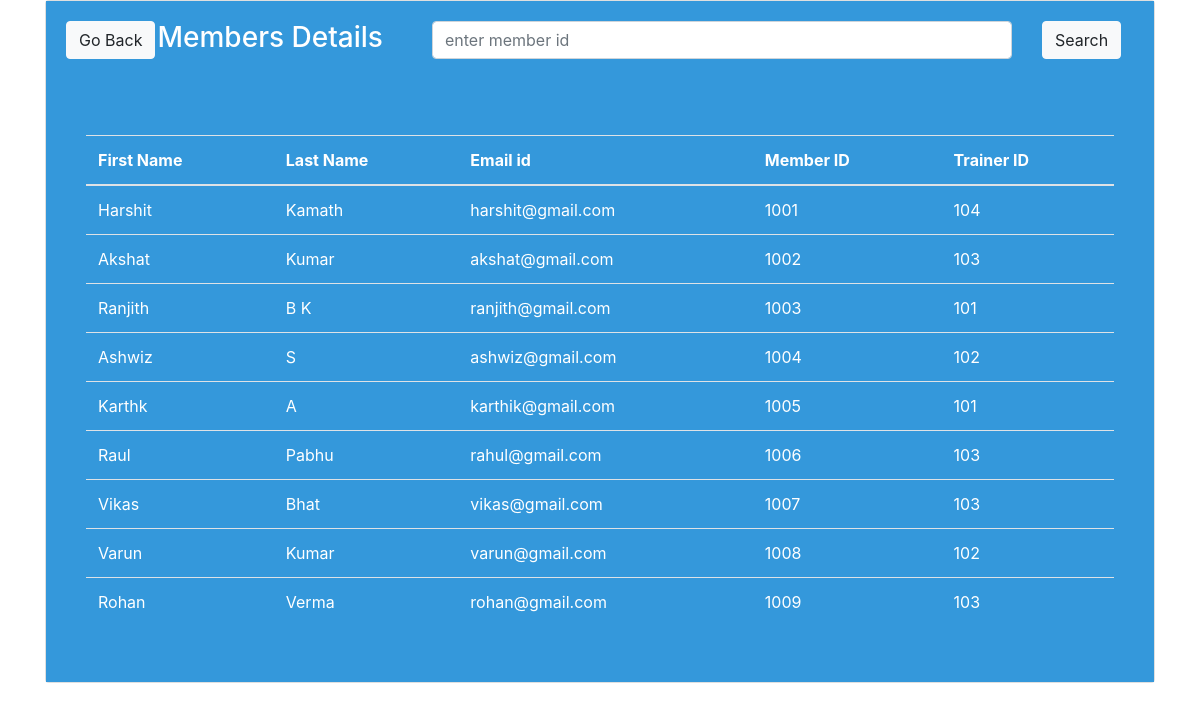
The page /trainer_details.php on the database its author committed.
### tables this page shows
CREATE TABLE `doctorapp` (
  `fname` varchar(40) NOT NULL,
  `lname` varchar(40) NOT NULL,
  `email` varchar(40) NOT NULL,
  `contact` varchar(40) NOT NULL,
  `docapp` varchar(60) NOT NULL
);

### func.php (the view, shortened to what this page needs)
<?php
$con=mysqli_connect("localhost","root","","gymman");
 function get_patient_details(){
    global $con;
    $query="select * from doctorapp";
    $result=mysqli_query($con,$query);
    while ($row=mysqli_fetch_array($result)){
         $fname=$row ['fname'];
    $lname=$row['lname'];
    $email=$row['email'];
    $contact=$row['contact'];
    $docapp=$row['docapp'];
      echo "<tr>
          <td>$fname</td>
        <td>$lname</td>
            <td>$email</td>
            <td>$contact</td>
          <td>$docapp</td>
        </tr>";
    }
}
?>

### trainer_details.php (shortened to what this page needs)
<!DOCTYPE html>
<?php include("func.php");?>
<html>
<head>
	 <link rel="stylesheet" href="https://maxcdn.bootstrapcdn.com/bootstrap/4.0.0-beta/css/bootstrap.min.css">
</head>
<body>
 <div class="container">
<div class="card">
     <div class="card-body" style="background-color:#3498DB;color:#ffffff;">
         <div class="row">
             <div class="col-md-1">
    <a href="admin-panel.php" class="btn btn-light ">Go Back</a>
             </div>
             <div class="col-md-3"><h3>Members Details</h3></div>
             <div class="col-md-8">
         <form class="form-group" action="trainer_search.php" method="post">
          <div class="row">
   <div class="col-md-10"><input type="text" name="search" class="form-control" placeholder="enter member id"></div>
              <div class="col-md-2"><input type="submit" name="patient_search_submit" class="btn btn-light" value="Search"> </div></div>
                 </form></div></div></div>
     <div class="card-body" style="background-color:#3498DB;color:#ffffff;">
         <div class="card-body">
    <table class="table table-hover">
        <thead>
     <tr>
            <th>First Name</th>
            <th>Last Name</th>
         <th>Email id</th>
         <th>Member ID</th>
         <th>Trainer ID</th>
        </tr>
        </thead>
        <tbody>
          <?php get_patient_details(); ?>
        </tbody>
    </table>
     </div>
    </div>
    </div>
    </div>
    </body>
</html>

### rows shown on the page
doctorapp: fname "Harshit", lname "Kamath", email "harshit@gmail.com", contact "1001", docapp "104"
doctorapp: fname "Akshat", lname "Kumar", email "akshat@gmail.com", contact "1002", docapp "103"
doctorapp: fname "Ranjith", lname "B K", email "ranjith@gmail.com", contact "1003", docapp "101"
doctorapp: fname "Ashwiz", lname "S", email "ashwiz@gmail.com", contact "1004", docapp "102"
doctorapp: fname "Karthk", lname "A", email "karthik@gmail.com", contact "1005", docapp "101"
doctorapp: fname "Raul", lname "Pabhu", email "rahul@gmail.com", contact "1006", docapp "103"
doctorapp: fname "Vikas", lname "Bhat", email "vikas@gmail.com", contact "1007", docapp "103"
doctorapp: fname "Varun", lname "Kumar", email "varun@gmail.com", contact "1008", docapp "102"
doctorapp: fname "Rohan", lname "Verma", email "rohan@gmail.com", contact "1009", docapp "103"
